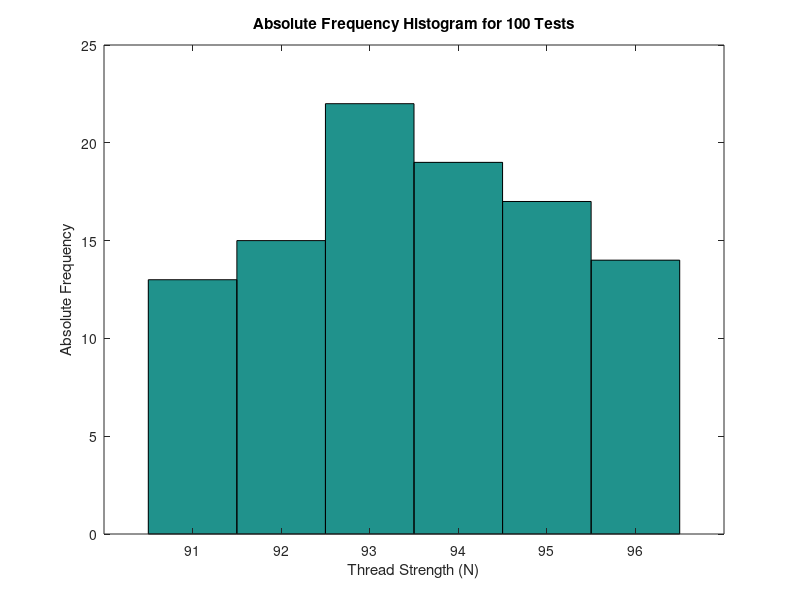
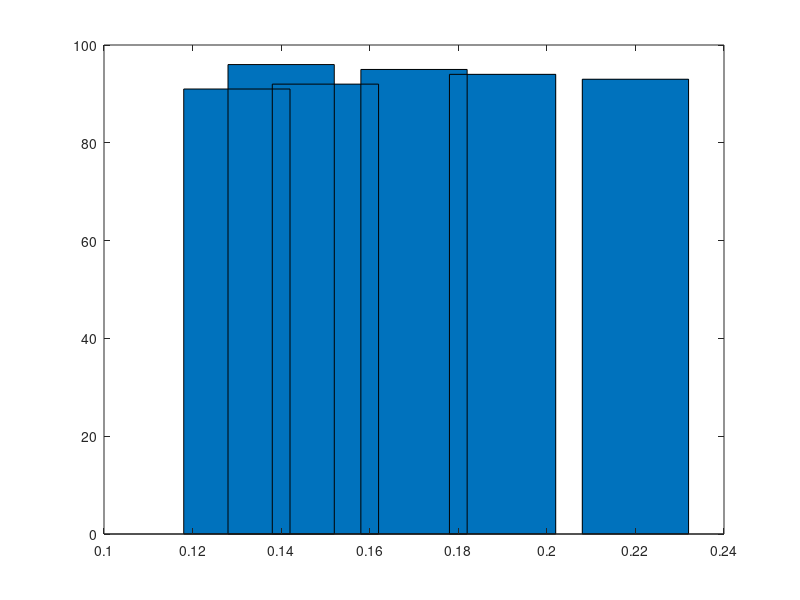

Reproduce these figures in MATLAB, in order.
figure(1);
data = 91:96;
freq = [13 15 22 19 17 14];
y1 = [];
for i = 1:(length(freq))
    y1 = [y1,data(i)*ones(1,freq(i))];
end
hist(y1,91:96);
ylabel('Absolute Frequency');
xlabel('Thread Strength (N)');
title('Absolute Frequency Histogram for 100 Tests');
relfreq = freq/100;
figure(2);
bar(relfreq,91:96);